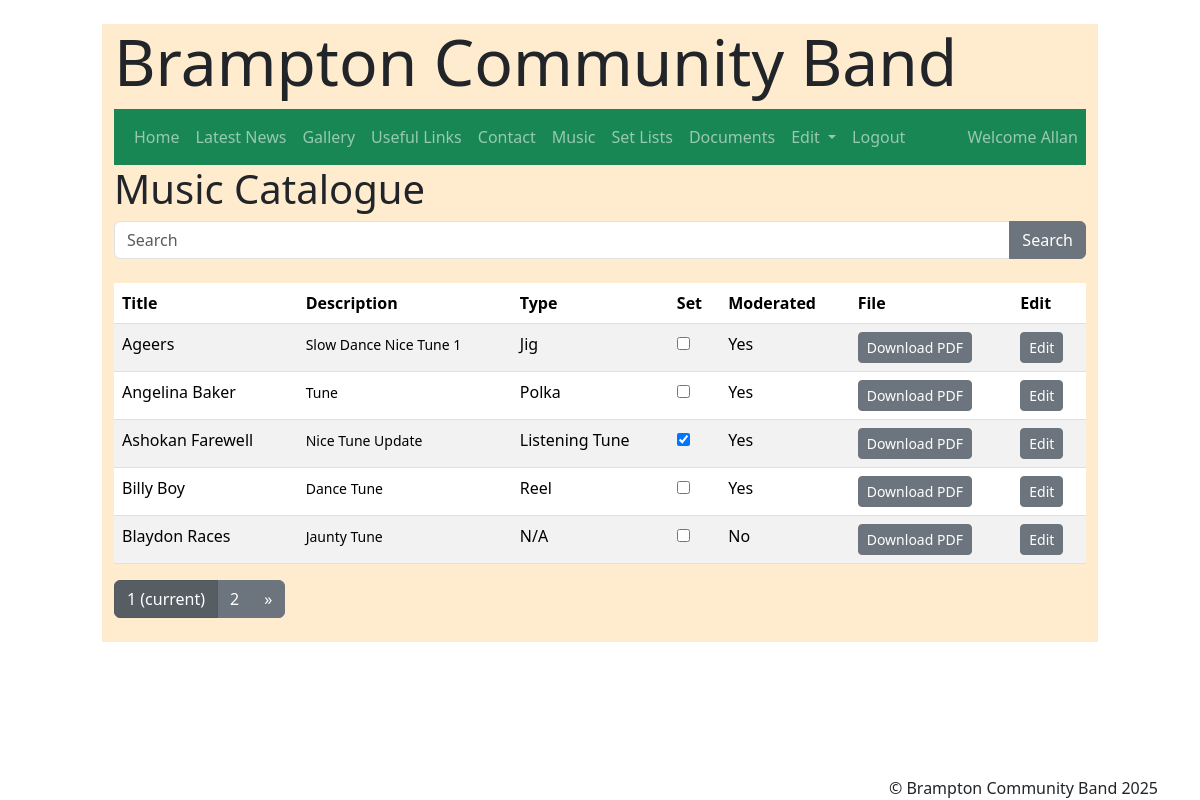
Screenshot of /musicMod (signed in) with the database file from the repository.
### pages/models.py (models this page shows, shortened)
class CustomUser(AbstractUser):
    moderator = models.BooleanField(max_length=5, null=True, blank=True, default=False)

class Songs(models.Model):
    TUNETYPE = (
        ('N/A', 'N/A'),
        ('Jig', 'Jig'),
        ('Reel', 'Reel'),
        ('Polka', 'Polka'),
        ('Listening Tune', 'Listening_Tune')
    )
    SET = (
        ('0', 'No'),
        ('1', 'Yes')
    )
    MOD = (
        ('No', 'No'),
        ('Yes', 'Yes')
    )
    title = models.CharField(max_length=50, null=True, blank=True, unique=True)
    description = models.TextField(blank=True)
    tune_type = models.CharField(max_length=25, choices=TUNETYPE)
    is_set = models.CharField(max_length=5, choices=SET, default=False, blank=True, null=True)
    file = models.FileField(upload_to="songs/")
    moderated = models.CharField(max_length=5, choices=MOD, default=False, blank=True, null=True)
    class Meta:
        ordering = ['id']

### pages/views.py (the view)
# urls.py: path('musicMod', views.musicMod, name='musicMod'),
def musicMod(request):
    if request.user.is_authenticated:
        score = Songs.objects.all().order_by('title').values()
        page_num = request.GET.get('page', 1)
        paginator = Paginator(score, 5)
        try:
            items_page = paginator.page(page_num)
            items_page_items = items_page.object_list
        except PageNotAnInteger:
            items_page = paginator.page(1)
        except EmptyPage:
            items_page = paginator.page(paginator.num_pages)
        return render(request, "musicMod.html", { "items_page": items_page})
    else:
        return render(request, "login.html")

### pages/templates/musicMod.html
{% extends "base.html" %}
{% block content %}
{% load static %}
{% block page_title %}
<div class="row"><h2 class="display-6">Music Catalogue</h2>{% include 'search_music.html' %}</div>
{% endblock page_title%}
<div class="table-responsive">
<table class="table table-striped">
    <thead>
        <th scope="col">Title</th>
        <th scope="col">Description</th>
        <th scope="col">Type</th>
        <th scope="col">Set</th>
        <th scope="col">Moderated</th>
        <th scope="col">File</th>
        <th>Edit</th>
    </thead>
    <tbody>
        {% for tune in items_page|dictsort:"title" %}
                <tr>
                    <td scope="row">{{ tune.title }}</td>
                    <td scope="row"><small>{{ tune.description }}</small></td>
                    <td scope="row">{{ tune.tune_type }}</td>
                    <td>
                        <input type="checkbox" name="tune.is_set" onclick="return false;" {% if tune.is_set == '1' %} checked {% endif %}>
                    </td>
                    <td scope="row">{{ tune.moderated }}</td>
                    <td scope="row"><a href="{{ MEDIA_URL}}{{tune.file}}" class="btn btn-secondary btn-sm" target="-blank">Download PDF</a></td>
                    <td scope="row"><a href="{% url 'edit_music' tune.id %}" class="btn btn-secondary btn-sm">Edit</a></td></td>
                </tr>
        {% endfor %}
    </tbody>
</table>
{% include 'pagination.html' %}
</div>
<br>
{% endblock content %}

### pages/templates/navbar.html (shortened to what this page needs)
      <nav class="navbar navbar-expand-lg navbar-dark bg-success">
        <div class="container">
          <div class="collapse navbar-collapse" id="navbarNavDarkDropdown">
            <ul class="navbar-nav">
              <li class="nav-item">
                <a class="nav-link" href="{% url 'index' %}">Home</a>
                </li>
                <li class="nav-item">
                <a class="nav-link" href="{% url 'news' %}">Latest News</a>
                </li>
                <li class="nav-item">
                <a class="nav-link" href="{% url 'gallery' %}">Gallery</a>
                </li>
                <li class="nav-item">
                    <a class="nav-link" href="{% url 'links' %}">Useful Links</a>
                </li>
                <li class="nav-item">
                  <a class="nav-link" href="{% url 'contact' %}">Contact</a>
              </li>
              {% if user.is_authenticated %}
              <li class="nav-item">
                  <a class="nav-link" href="{% url 'music' %}">Music</a>
              </li>
              <li class="nav-item">
                <a class="nav-link" href="{% url 'set' %}">Set Lists</a>
              </li>
              <li class="nav-item">
                <a class="nav-link" href="{% url 'documents' %}">Documents</a>
              </li>
              <li class="nav-item dropdown">
                <a class="nav-link dropdown-toggle" href="#" id="navbarDarkDropdownMenuLink" role="button" data-bs-toggle="dropdown" aria-expanded="false">
                  Edit
                </a>
              </li>
              <li class="nav-item">
                  <a class="nav-link" href="{% url 'logoutBCB' %}">Logout</a>
              </li>
              <li class="nav-item right">
                <a class="nav-link" href="#">Welcome {{user.first_name}}</a>
              </li>
              {% else %}
              <li class="nav-item">
                  <a class="nav-link" href="{% url 'loginBCB' %}">Login</a>
              </li>
               {% endif %}
            </ul>
          </div>
        </div>
      </nav>

### pages/static/style.css (style rules this page uses)
body { background-image: url('Instruments.png'); opacity:1; background-blend-mode: normal; background-size: cover; min-height: 100vh; }
.container-fluid { max-width: 85%; min-height: 95%; }
.right { position: absolute; right: 0; text-align: right; }

### rows the page displays
CustomUser: first_name "Allan"
Songs: title "Ageers", description "Slow Dance Nice Tune 1", tune_type "Jig", moderated "Yes"
Songs: title "Angelina Baker", description "Tune", tune_type "Polka", moderated "Yes"
Songs: title "Ashokan Farewell", description "Nice Tune Update", tune_type "Listening Tune", is_set "☑", moderated "Yes"
Songs: title "Billy Boy", description "Dance Tune", tune_type "Reel", moderated "Yes"
Songs: title "Blaydon Races", description "Jaunty Tune", tune_type "N/A", moderated "No"

### other values shown
{{ page_number }} "1"
{{ page_number }} "2"
